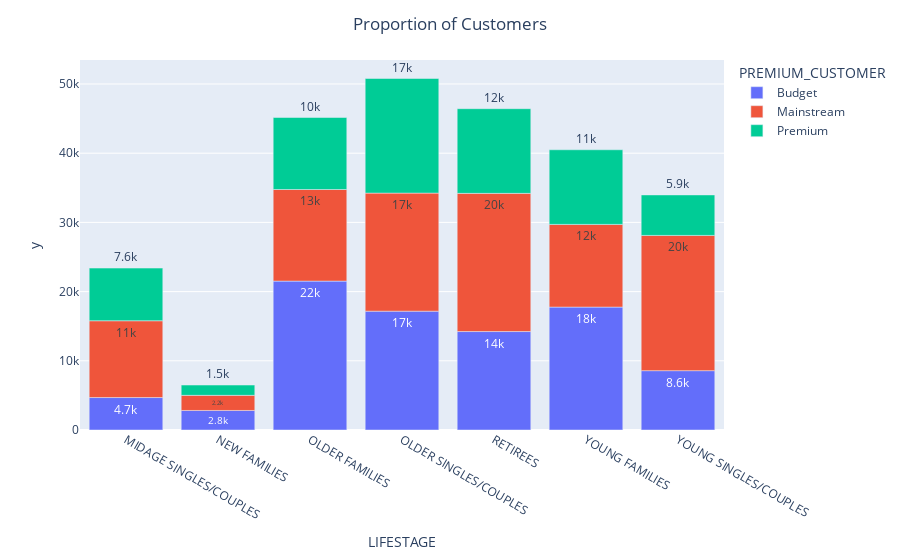

The notebook cell saved with this chart:
### Code cell
# Visualize correlation between Proportion of Customers/number of transactions
import plotly.express as px
df_corr = df.groupby(['LIFESTAGE','PREMIUM_CUSTOMER'])[['LYLTY_CARD_NBR']].count().reset_index()
fig = px.bar(df_corr,df_corr['LIFESTAGE'],df_corr['LYLTY_CARD_NBR'].unique(),df_corr['PREMIUM_CUSTOMER'],text=df_corr['LYLTY_CARD_NBR'].unique())
fig.update_traces(texttemplate='%{text:.2s}', textposition='outside')
plt.ylabel("Number of Transactions",{"fontsize":12})
fig.update_layout(title='Proportion of Customers',title_x=0.5)
fig.show()

### Figure 1 — Plotly figure (JSON) as saved in the notebook; plotly's stock layout.template omitted (floating-point values rounded to 4 significant figures)
{"data": [{"alignmentgroup": "True", "hovertemplate": "PREMIUM_CUSTOMER=Budget<br>LIFESTAGE=%{x}<br>y=%{y}<br>text=%{text}<extra></extra>", "legendgroup": "Budget", "marker": {"color": "#636efa"}, "name": "Budget", "offsetgroup": "Budget", "orientation": "v", "showlegend": true, "text": [4691, 2824, 21514, 17172, 14225, 17763, 8573], "textposition": "outside", "texttemplate": "%{text:.2s}", "type": "bar", "x": ["MIDAGE SINGLES/COUPLES", "NEW FAMILIES", "OLDER FAMILIES", "OLDER SINGLES/COUPLES", "RETIREES", "YOUNG FAMILIES", "YOUNG SINGLES/COUPLES"], "xaxis": "x", "y": [4691, 2824, 21514, 17172, 14225, 17763, 8573], "yaxis": "y"}, {"alignmentgroup": "True", "hovertemplate": "PREMIUM_CUSTOMER=Mainstream<br>LIFESTAGE=%{x}<br>y=%{y}<br>text=%{text}<extra></extra>", "legendgroup": "Mainstream", "marker": {"color": "#EF553B"}, "name": "Mainstream", "offsetgroup": "Mainstream", "orientation": "v", "showlegend": true, "text": [11095, 2185, 13241, 17061, 19970, 11947, 19544], "textposition": "outside", "texttemplate": "%{text:.2s}", "type": "bar", "x": ["MIDAGE SINGLES/COUPLES", "NEW FAMILIES", "OLDER FAMILIES", "OLDER SINGLES/COUPLES", "RETIREES", "YOUNG FAMILIES", "YOUNG SINGLES/COUPLES"], "xaxis": "x", "y": [11095, 2185, 13241, 17061, 19970, 11947, 19544], "yaxis": "y"}, {"alignmentgroup": "True", "hovertemplate": "PREMIUM_CUSTOMER=Premium<br>LIFESTAGE=%{x}<br>y=%{y}<br>text=%{text}<extra></extra>", "legendgroup": "Premium", "marker": {"color": "#00cc96"}, "name": "Premium", "offsetgroup": "Premium", "orientation": "v", "showlegend": true, "text": [7612, 1488, 10403, 16560, 12236, 10784, 5852], "textposition": "outside", "texttemplate": "%{text:.2s}", "type": "bar", "x": ["MIDAGE SINGLES/COUPLES", "NEW FAMILIES", "OLDER FAMILIES", "OLDER SINGLES/COUPLES", "RETIREES", "YOUNG FAMILIES", "YOUNG SINGLES/COUPLES"], "xaxis": "x", "y": [7612, 1488, 10403, 16560, 12236, 10784, 5852], "yaxis": "y"}], "layout": {"barmode": "relative", "legend": {"title": {"text": "PREMIUM_CUSTOMER"}, "tracegroupgap": 0}, "margin": {"t": 60}, "title": {"text": "Proportion of Customers", "x": 0.5}, "xaxis": {"anchor": "y", "domain": [0, 1], "title": {"text": "LIFESTAGE"}}, "yaxis": {"anchor": "x", "domain": [0, 1], "title": {"text": "y"}}}}
